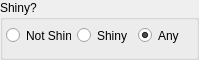
    <widget class="QGroupBox" name="shinyGroupBox">
     <property name="sizePolicy">
      <sizepolicy hsizetype="Fixed" vsizetype="Fixed">
       <horstretch>0</horstretch>
       <verstretch>0</verstretch>
      </sizepolicy>
     </property>
     <property name="minimumSize">
      <size>
       <width>192</width>
       <height>53</height>
      </size>
     </property>
     <property name="title">
      <string>Shiny?</string>
     </property>
     <widget class="QWidget" name="horizontalLayoutWidget_14">
      <property name="geometry">
       <rect>
        <x>0</x>
        <y>20</y>
        <width>190</width>
        <height>31</height>
       </rect>
      </property>
      <layout class="QHBoxLayout" name="horizontalLayout_14">
       <property name="leftMargin">
        <number>6</number>
       </property>
       <property name="topMargin">
        <number>6</number>
       </property>
       <property name="rightMargin">
        <number>6</number>
       </property>
       <property name="bottomMargin">
        <number>6</number>
       </property>
       <item>
        <widget class="QRadioButton" name="radioNotShiny">
         <property name="text">
          <string>Not Shiny</string>
         </property>
         <property name="checked">
          <bool>false</bool>
         </property>
        </widget>
       </item>
       <item>
        <widget class="QRadioButton" name="radioShiny">
         <property name="text">
          <string>Shiny</string>
         </property>
        </widget>
       </item>
       <item>
        <widget class="QRadioButton" name="radioAnyShiny">
         <property name="sizePolicy">
          <sizepolicy hsizetype="Minimum" vsizetype="Fixed">
           <horstretch>6</horstretch>
           <verstretch>0</verstretch>
          </sizepolicy>
         </property>
         <property name="text">
          <string>Any</string>
         </property>
         <property name="checked">
          <bool>true</bool>
         </property>
        </widget>
       </item>
      </layout>
     </widget>
    </widget>
